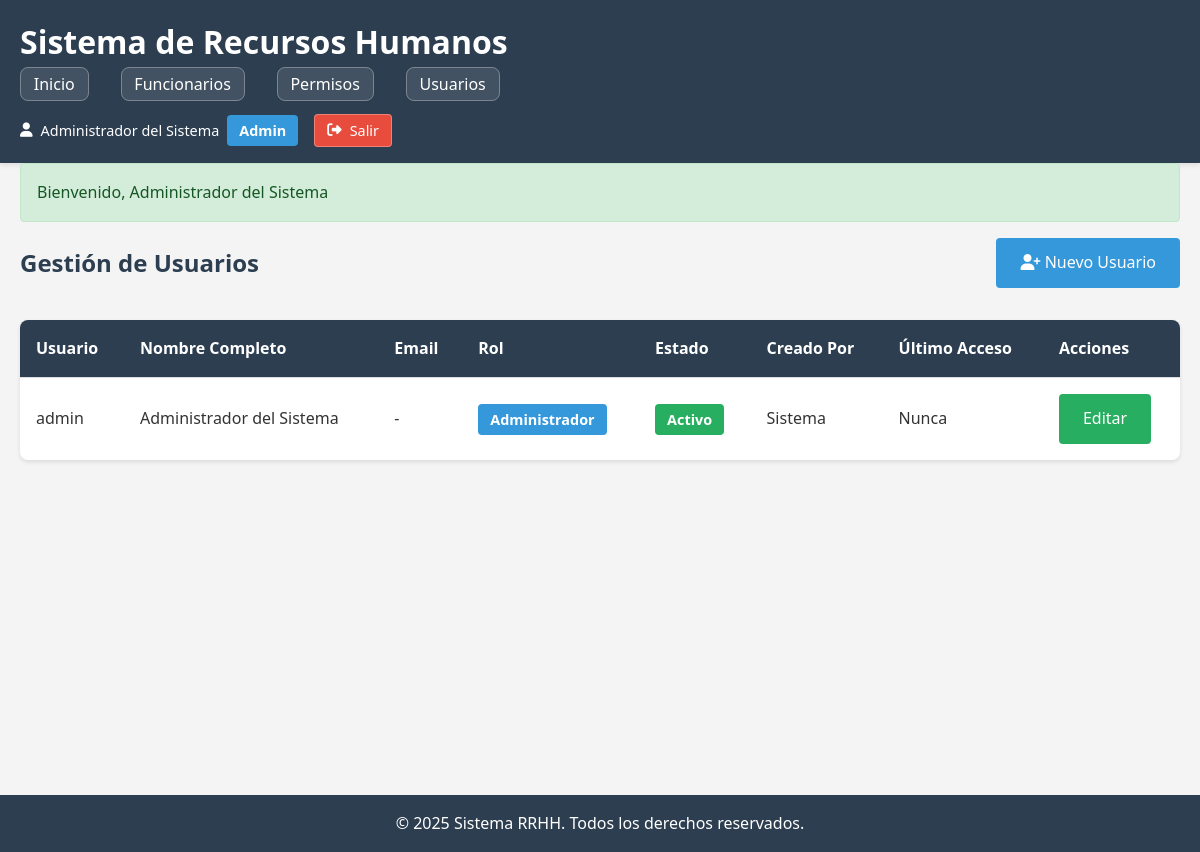
The app's page /roles_rrhh/pages/usuarios/listar.php (signed in) with its own data.
### tables this page shows
CREATE TABLE `usuarios` (
  `id_usuario` int NOT NULL AUTO_INCREMENT COMMENT 'ID único del usuario',
  `username` varchar(50) NOT NULL COMMENT 'Nombre de usuario (único)',
  `password_hash` varchar(255) NOT NULL COMMENT 'Hash de la contraseña (bcrypt)',
  `nombre_completo` varchar(100) NOT NULL COMMENT 'Nombre completo del usuario',
  `email` varchar(100) DEFAULT NULL COMMENT 'Email del usuario',
  `rol` enum('administrador','usuario') NOT NULL DEFAULT 'usuario' COMMENT 'Rol del usuario',
  `activo` tinyint(1) NOT NULL DEFAULT 1 COMMENT 'Usuario activo (1) o inactivo (0)',
  `creado_por` int DEFAULT NULL COMMENT 'ID del administrador que creó el usuario',
  `fecha_creacion` timestamp NULL DEFAULT CURRENT_TIMESTAMP COMMENT 'Fecha de creación',
  `ultimo_acceso` timestamp NULL DEFAULT NULL COMMENT 'Última vez que accedió al sistema',
  `fecha_actualizacion` timestamp NULL DEFAULT CURRENT_TIMESTAMP ON UPDATE CURRENT_TIMESTAMP,
  PRIMARY KEY (`id_usuario`),
  UNIQUE KEY `username_UNIQUE` (`username`),
  UNIQUE KEY `email_UNIQUE` (`email`),
  KEY `idx_rol` (`rol`),
  KEY `idx_activo` (`activo`),
  CONSTRAINT `fk_usuarios_creado_por` FOREIGN KEY (`creado_por`) REFERENCES `usuarios` (`id_usuario`) ON DELETE SET NULL ON UPDATE CASCADE
);

### includes/functions.php (called while the page is built, shortened)
<?php
function obtenerMensaje() {
    if (isset($_SESSION['mensaje'])) {
        $mensaje = [
            'texto' => $_SESSION['mensaje'],
            'tipo' => $_SESSION['tipo_mensaje'] ?? 'info'
        ];
        return $mensaje;
    }
    return null;
}
?>

### roles_rrhh/pages/usuarios/listar.php (the view, shortened to what this page needs)
<?php
require_once __DIR__ . '/../../../includes/functions.php';
try {
    $db = Database::getInstance()->getConnection();
    $stmt = $db->query("
        SELECT u.*,
               creador.username as creado_por_username
        FROM usuarios u
        LEFT JOIN usuarios creador ON u.creado_por = creador.id_usuario
        ORDER BY u.fecha_creacion DESC
    ");
    $usuarios = $stmt->fetchAll();
} catch (Exception $e) {
    $usuarios = [];
    mostrarMensaje("Error al cargar usuarios: " . $e->getMessage(), 'error');
}
include __DIR__ . '/../../../includes/header.php';
?>
<div class="page-header">
    <h2>Gestión de Usuarios</h2>
    <a href="<?php echo BASE_URL; ?>/roles_rrhh/pages/usuarios/crear.php" class="btn btn-primary">
        <i class="fas fa-user-plus"></i> Nuevo Usuario
    </a>
</div>
<?php if (empty($usuarios)): ?>
    <div class="alert alert-info">
        No hay usuarios registrados.
    </div>
<?php else: ?>
    <table>
        <thead>
            <tr>
                <th>Usuario</th>
                <th>Nombre Completo</th>
                <th>Email</th>
                <th>Rol</th>
                <th>Estado</th>
                <th>Creado Por</th>
                <th>Último Acceso</th>
                <th>Acciones</th>
            </tr>
        </thead>
        <tbody>
            <?php foreach ($usuarios as $usuario): ?>
            <tr>
                <td><?php echo htmlspecialchars($usuario['username']); ?></td>
                <td><?php echo htmlspecialchars($usuario['nombre_completo']); ?></td>
                <td><?php echo htmlspecialchars($usuario['email'] ?? '-'); ?></td>
                <td>
                    <span class="badge badge-<?php echo $usuario['rol'] === 'administrador' ? 'admin' : 'user'; ?>">
                        <?php echo $usuario['rol'] === 'administrador' ? 'Administrador' : 'Usuario'; ?>
                    </span>
                </td>
                <td>
                    <span class="badge badge-<?php echo $usuario['activo'] ? 'success' : 'danger'; ?>">
                        <?php echo $usuario['activo'] ? 'Activo' : 'Inactivo'; ?>
                    </span>
                </td>
                <td><?php echo htmlspecialchars($usuario['creado_por_username'] ?? 'Sistema'); ?></td>
                <td><?php echo $usuario['ultimo_acceso'] ? formatearFecha($usuario['ultimo_acceso'], 'd/m/Y H:i') : 'Nunca'; ?></td>
                <td>
                    <a href="<?php echo BASE_URL; ?>/roles_rrhh/pages/usuarios/editar.php?id=<?php echo $usuario['id_usuario']; ?>"
                       class="btn btn-success">Editar</a>
                </td>
            </tr>
            <?php endforeach; ?>
        </tbody>
    </table>
<?php endif; ?>
<?php include __DIR__ . '/../../../includes/footer.php'; ?>

### includes/header.php (shortened to what this page needs)
<!DOCTYPE html>
<html lang="es">
<head>
    <link rel="stylesheet" href="https://cdnjs.cloudflare.com/ajax/libs/font-awesome/6.4.0/css/all.min.css">
    <link rel="stylesheet" href="<?php echo BASE_URL; ?>/assets/css/style.css">
</head>
<body data-base-url="<?php echo BASE_URL; ?>">
    <header>
        <div class="container">
            <h1>Sistema de Recursos Humanos</h1>
            <nav>
                <ul>
                    <li><a href="<?php echo BASE_URL; ?>/pages/index.php">Inicio</a></li>
                    <li><a href="<?php echo BASE_URL; ?>/pages/funcionarios/listar.php">Funcionarios</a></li>
                    <li><a href="<?php echo BASE_URL; ?>/forms/permisos/index.php">Permisos</a></li>
                    <?php
                    if (isset($_SESSION['rol']) && $_SESSION['rol'] === 'administrador'):
                    ?>
                    <li><a href="<?php echo BASE_URL; ?>/roles_rrhh/pages/usuarios/listar.php">Usuarios</a></li>
                    <?php endif; ?>
                </ul>
                <div class="user-menu">
                    <?php if (isset($_SESSION['autenticado']) && $_SESSION['autenticado']): ?>
                        <span class="user-info">
                            <i class="fas fa-user"></i>
                            <?php echo htmlspecialchars($_SESSION['nombre_completo'] ?? $_SESSION['username']); ?>
                            <span class="badge badge-<?php echo $_SESSION['rol'] === 'administrador' ? 'admin' : 'user'; ?>">
                                <?php echo $_SESSION['rol'] === 'administrador' ? 'Admin' : 'Usuario'; ?>
                            </span>
                        </span>
                        <a href="<?php echo BASE_URL; ?>/roles_rrhh/pages/logout.php" class="btn-logout">
                            <i class="fas fa-sign-out-alt"></i> Salir
                        </a>
                    <?php else: ?>
                        <a href="<?php echo BASE_URL; ?>/roles_rrhh/pages/login.php" class="btn-login">
                            <i class="fas fa-sign-in-alt"></i> Iniciar Sesión
                        </a>
                    <?php endif; ?>
                </div>
            </nav>
        </div>
    </header>
    <main class="container">
        <?php
        $mensaje = obtenerMensaje();
        if ($mensaje):
        ?>
        <div class="alert alert-<?php echo $mensaje['tipo']; ?>">
            <?php echo htmlspecialchars($mensaje['texto']); ?>
        </div>
        <?php endif; ?>

### includes/footer.php (shortened to what this page needs)
    </main>
    <footer>
        <div class="container">
            <p>&copy; <?php echo date('Y'); ?> Sistema RRHH. Todos los derechos reservados.</p>
        </div>
    </footer>
</body>
</html>

### assets/css/style.css (style rules this page uses)
* { margin: 0; padding: 0; box-sizing: border-box; }
body { font-family: 'Segoe UI', Tahoma, Geneva, Verdana, sans-serif; line-height: 1.6; color: #333; background-color: #f4f4f4; }
.container { max-width: 1200px; margin: 0 auto; padding: 0 20px; }
header { background-color: #2c3e50; color: white; padding: 1rem 0; box-shadow: 0 2px 5px rgba(0,0,0,0.1); }
header h1 { margin-bottom: .3rem; }
nav ul { list-style: none; display: flex; gap: 2rem; margin-bottom: 1rem; }
nav a { color: white; text-decoration: none; padding: 0.3rem .8rem; border-radius: 8px; border: 1px solid rgba(255, 255, 255, 0.3); background-color: rgba(255, 255, 255, 0.1); transition: all 0.3s; }
.user-menu { display: flex; align-items: center; gap: 1rem; margin-left: auto; }
.user-info { display: flex; align-items: center; gap: 0.5rem; color: white; font-size: 0.9rem; }
.btn-logout, .btn-login { color: white; text-decoration: none; padding: 0.25rem 0.75rem; border-radius: 4px; background-color: #e74c3c; transition: background-color 0.3s; font-size: 0.9rem; display: inline-flex; align-items: center; gap: 0.5rem; }
.badge { display: inline-block; padding: 0.25rem 0.75rem; border-radius: 4px; font-size: 0.9rem; font-weight: bold; }
.badge-admin { background-color: #3498db; color: white; }
.badge-success { background-color: #27ae60; color: white; }
main { padding: 2rem 0; min-height: calc(100vh - 200px); }
.alert { padding: 1rem; margin-bottom: 1rem; border-radius: 4px; }
.alert-success { background-color: #d4edda; color: #155724; border: 1px solid #c3e6cb; }
footer { background-color: #2c3e50; color: white; text-align: center; padding: 1rem 0; margin-top: 2rem; }
.btn { padding: 0.75rem 1.5rem; border: none; border-radius: 4px; cursor: pointer; font-size: 1rem; text-decoration: none; display: inline-block; transition: background-color 0.3s; }
.btn-primary { background-color: #3498db; color: white; }
.btn-success { background-color: #27ae60; color: white; }
table { width: 100%; border-collapse: collapse; background: white; box-shadow: 0 2px 4px rgba(0,0,0,0.1); border-radius: 8px; overflow: hidden; }
table th, table td { padding: 1rem; text-align: left; border-bottom: 1px solid #ddd; }
table th { background-color: #2c3e50; color: white; font-weight: bold; }
table tr:last-child td { border-bottom: none; }
.page-header { display: flex; justify-content: space-between; align-items: center; margin-bottom: 2rem; }
.page-header h2 { margin: 0; color: #2c3e50; }

### records on screen
usuarios: username "admin", nombre_completo "Administrador del Sistema", email "-", rol "Administrador", activo "Activo", creado_por_username "Sistema", shows "Nunca"

### other values on screen
$_SESSION['nombre_completo'] "Administrador del Sistema"
$mensaje['texto'] "Bienvenido, Administrador del Sistema"
